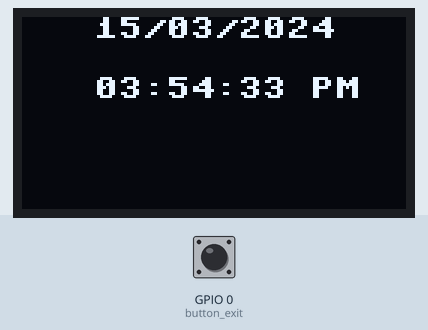
Bench run of a program on a simulated ESP8266 board running MicroPython. On the bench: 128×64 one-colour display. The test bench sets the inputs (shaded band); at power-on: GPIO 0 (button_exit) HIGH. WiFi joins after 1.5 s; the clock reads 2024-03-15 10:24:30 at power-on unless the program sets it; what the program prints to the serial console is not drawn. At 5.2 s the program stops and its outputs stay as they are.

Above: at 3.3 s.
3.4 s: GPIO 0 (button_exit) pulled LOW for 1.25 s
At 5.2 s:
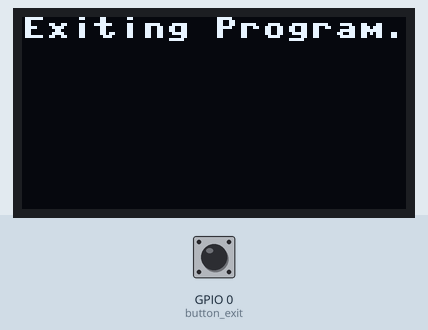
Timing chart, 0 to 6.7 s (numbered marks = the images above; inputs shaded):
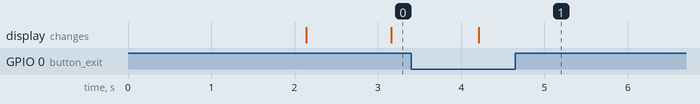

The program:

Clock.py
```python
import time
import network
import ntptime
import ssd1306
from machine import Pin, I2C

# Wi-Fi credentials
WIFI_SSID = 'your_wifi_ssid'
WIFI_PASSWORD = 'your_wifi_password'

# Initialize I2C and OLED Display
i2c = I2C(scl=Pin(5), sda=Pin(4), freq=400000)
oled = ssd1306.SSD1306_I2C(128, 64, i2c)

# Button Setup (Pin 12 for exiting program)
button_exit = Pin(0, Pin.IN, Pin.PULL_UP)

# Global variable to store the fetched time
local_time = None  # Initialize globally

# Time Zone Offset (in hours)
TIME_ZONE_OFFSET_HOUR = 5  # Example: For India (UTC +5:30)
TIME_ZONE_OFFSET_MIN = 30

# Function to check if Wi-Fi is connected
def check_wifi_connection():
    wlan = network.WLAN(network.STA_IF)
    wlan.active(True)

    # Check if already connected
    if not wlan.isconnected():
        print("Wi-Fi not connected. Attempting to connect...")
        wlan.connect(WIFI_SSID, WIFI_PASSWORD)

        # Wait for connection with retry
        retry_count = 0
        while not wlan.isconnected() and retry_count < 10:  # Retry up to 10 times
            oled.fill(0)
            oled.text("Connecting to Wi-Fi...", 0, 0)
            oled.text("Retrying: {}...".format(retry_count + 1), 0, 20)
            oled.show()
            time.sleep(2)
            retry_count += 1

        if wlan.isconnected():
            print("Wi-Fi connected")
            print("IP Address: ", wlan.ifconfig()[0])
        else:
            print("Wi-Fi connection failed. Please check your credentials.")
            oled.fill(0)
            oled.text("Wi-Fi connection failed", 0, 0)
            oled.show()
            time.sleep(2)
            return False  # Connection failed
    else:
        print("Wi-Fi already connected.")
        print("IP Address: ", wlan.ifconfig()[0])
        return True  # Already connected

    return wlan.isconnected()

# Function to fetch time from NTP server once with timeout
def fetch_time():
    global local_time
    try:
        # Try to sync time with NTP server
        print("Fetching time from NTP...")
        ntptime.settime()  # Sync time with NTP server

        # Get the current time and date (after syncing with NTP)
        local_time = time.localtime()  # Store the time locally
        print("Time fetched from NTP:", local_time)

        # Adjust time for the local time zone
        # Add or subtract the time zone offset
        global local_time
        local_time = (local_time[0], local_time[1], local_time[2],
                      local_time[3] + TIME_ZONE_OFFSET_HOUR, local_time[4] + TIME_ZONE_OFFSET_MIN, local_time[5],
                      local_time[6], local_time[7])

    except OSError as e:
        # Handle network or NTP sync errors
        print("Error fetching time:", e)
        oled.fill(0)
        oled.text("Error fetching time", 0, 0)
        oled.show()
        time.sleep(2)

# Function to display time and date in 12-hour format
def display_time_and_date():
    global local_time  # Access the global variable
    while True:
        if local_time:
            # Get the current time and date (using locally stored time)
            hours = local_time[3]
            minutes = local_time[4]
            seconds = local_time[5]
            day = local_time[2]
            month = local_time[1]
            year = local_time[0]

            # Convert 24-hour format to 12-hour format
            if hours > 12:
                hours -= 12
                am_pm = "PM"
            elif hours == 0:
                hours = 12
                am_pm = "AM"
            elif hours == 12:
                am_pm = "PM"
            else:
                am_pm = "AM"

            # Clear the OLED screen and display time and date
            oled.fill(0)
            oled.text("   {:02d}/{:02d}/{}".format(day, month, year), 0, 0)
            oled.text("   {:02d}:{:02d}:{:02d} {}".format(hours, minutes, seconds, am_pm), 0, 20)
            oled.show()

            # Update the time by incrementing seconds manually
            local_time = time.localtime(time.mktime(local_time) + 1)  # Increment time by 1 second

        # Check if the exit button is pressed
        if button_exit.value() == 0:
            oled.fill(0)
            oled.text("Exiting Program...", 0, 0)
            oled.show()
            time.sleep(1)
            break  # Exit the loop and the program

        time.sleep(1)  # Update every second

# Run the main function
def main():
    check_wifi_connection()  # Check Wi-Fi connection
    fetch_time()  # Fetch time from NTP once
    display_time_and_date()  # Display time and date, updating every second

main()
```

Measured:
- after the input at 3.4 s, the display: changes after 0.81 s (image 1)
